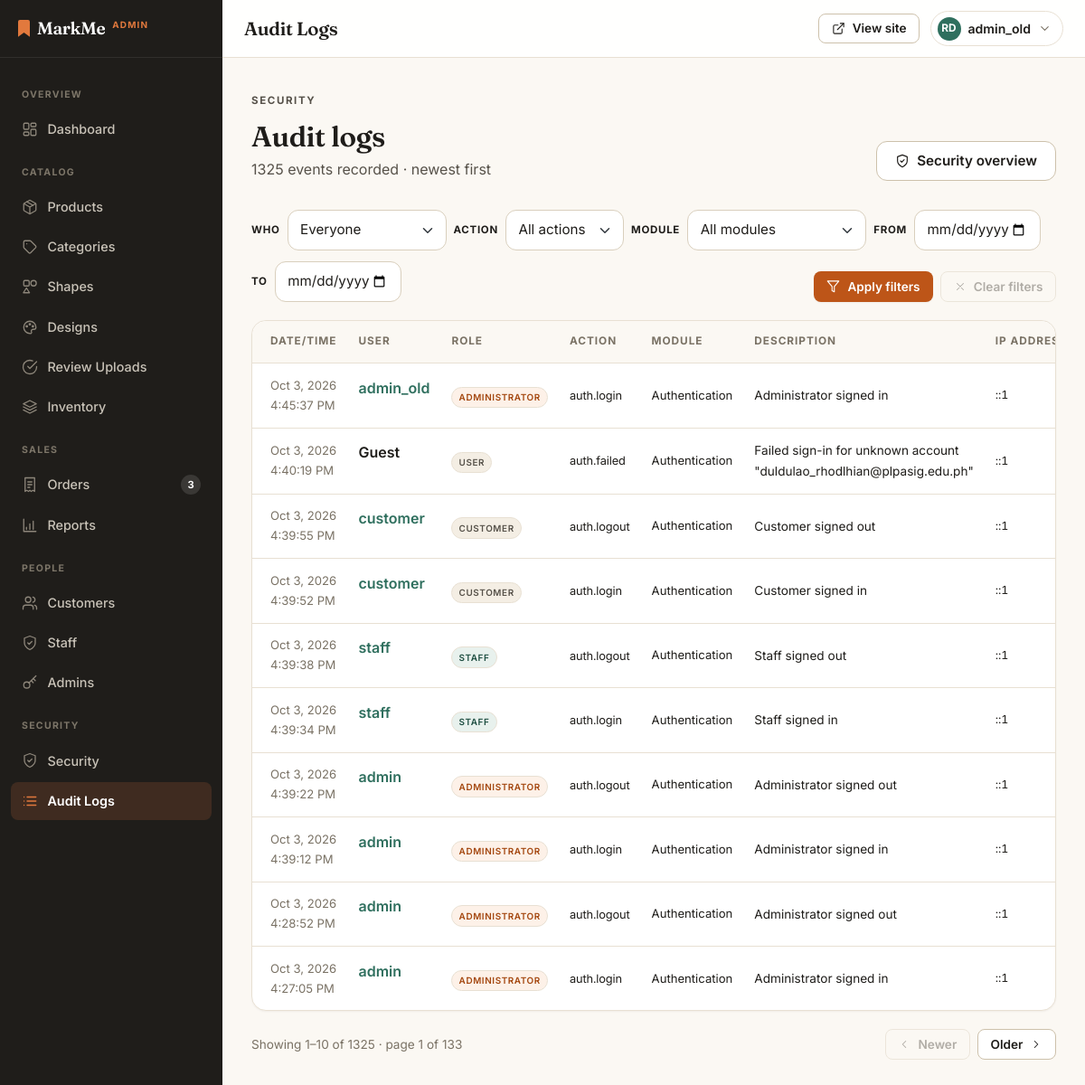
/admin/audit_logs.php (signed in), run on the app's committed database.
### tables this page shows
CREATE TABLE `activity_log` (
  `log_id` int(10) UNSIGNED NOT NULL,
  `user_id` int(10) UNSIGNED DEFAULT NULL,
  `actor_role` enum('customer','staff','admin','guest') NOT NULL DEFAULT 'guest',
  `actor_name` varchar(100) NOT NULL,
  `action` varchar(50) NOT NULL,
  `module` varchar(40) DEFAULT NULL,
  `entity_type` varchar(30) DEFAULT NULL,
  `entity_id` int(10) UNSIGNED DEFAULT NULL,
  `summary` varchar(255) NOT NULL,
  `ip_address` varchar(45) DEFAULT NULL,
  `user_agent` varchar(255) DEFAULT NULL,
  `created_at` timestamp NOT NULL DEFAULT current_timestamp()
);

### config/db.php (called while the page is built, shortened)
<?php
function db(): PDO
{
    static $pdo = null;
    if ($pdo === null) {
        $dsn = 'mysql:host=' . DB_HOST . ';dbname=' . DB_NAME . ';charset=' . DB_CHARSET;
        $pdo = new PDO($dsn, DB_USER, DB_PASS, [
            PDO::ATTR_ERRMODE => PDO::ERRMODE_EXCEPTION,
            PDO::ATTR_DEFAULT_FETCH_MODE => PDO::FETCH_ASSOC,
            PDO::ATTR_EMULATE_PREPARES => false,
        ]);
    }
    return $pdo;
}

### includes/functions.php (called while the page is built, shortened)
<?php
require_once __DIR__ . '/../config/db.php';
function e(?string $value): string
{
    return htmlspecialchars($value ?? '', ENT_QUOTES, 'UTF-8');
}
function role_label(?string $role = null): string
{
    $role = $role ?? ($_SESSION['user']['role'] ?? '');
    return ['admin' => 'Administrator', 'staff' => 'Staff', 'customer' => 'Customer'][$role] ?? 'User';
}
function activity_modules(): array
{
    return [
        'Authentication',
        'Account',
        'Order Management',
        'Product Management',
        'Inventory',
        'Category Management',
        'Customization Options',
        'Customer Management',
        'User Management',
        'Security',
        'General',
    ];
}

### admin/audit_logs.php (the view, shortened to what this page needs)
<?php
$fRole = '';
$fUserId = 0;
$who = $fRole !== '' ? 'role:' . $fRole : ($fUserId ? 'user:' . $fUserId : '');
$fModule = trim((string)($_GET['module'] ?? ''));
if (!in_array($fModule, activity_modules(), true)) {
    $fModule = '';
}
$allActions = db()->query('SELECT DISTINCT action FROM activity_log ORDER BY action')
    ->fetchAll(PDO::FETCH_COLUMN);
$verbs = [];
foreach ($allActions as $a) {
    $verb = str_contains($a, '.') ? substr($a, strpos($a, '.') + 1) : $a;
    $verbs[$verb][] = $a;
}
ksort($verbs);
$fAction = trim((string)($_GET['action'] ?? ''));
if (!isset($verbs[$fAction])) {
    $fAction = '';
}
$asDate = static function (string $value): string {
    $value = trim($value);
    if ($value === '') {
        return '';
    }
    $d = DateTime::createFromFormat('Y-m-d', $value);
    return ($d && $d->format('Y-m-d') === $value) ? $value : '';
};
$fFrom = $asDate((string)($_GET['from'] ?? ''));
$fTo = $asDate((string)($_GET['to'] ?? ''));
$where = [];
$params = [];
$sqlWhere = $where ? ' WHERE ' . implode(' AND ', $where) : '';
$perPage = 10;
$page = max(1, (int)($_GET['page'] ?? 1));
$countStmt = db()->prepare('SELECT COUNT(*) FROM activity_log' . $sqlWhere);
$countStmt->execute($params);
$total = (int)$countStmt->fetchColumn();
$pages = max(1, (int)ceil($total / $perPage));
$page = min($page, $pages);
$offset = ($page - 1) * $perPage;
$stmt = db()->prepare(
    'SELECT * FROM activity_log' . $sqlWhere
    . ' ORDER BY created_at DESC, log_id DESC LIMIT :lim OFFSET :off'
);
$stmt->bindValue('lim', $perPage, PDO::PARAM_INT);
$stmt->bindValue('off', $offset, PDO::PARAM_INT);
$stmt->execute();
$rows = $stmt->fetchAll();
$pageUrl = static function (int $n) use ($who, $fModule, $fAction, $fFrom, $fTo): string {
    $qs = array_filter([
        'who' => $who, 'module' => $fModule, 'action' => $fAction,
        'from' => $fFrom, 'to' => $fTo, 'page' => $n > 1 ? (string)$n : '',
    ], static fn($v) => $v !== '' && $v !== null);
    return BASE_URL . '/admin/audit_logs.php' . ($qs ? '?' . http_build_query($qs) : '');
};
$anyFilter = $who !== '' || $fModule !== '' || $fAction !== ''
    || $fFrom !== '' || $fTo !== '';
?>
<div class="page-head">
    <div>
        <p class="eyebrow eyebrow-muted">Security</p>
        <h2 style="margin-top:var(--s-2)">Audit logs</h2>
        <p><?= $total ?> <?= $total === 1 ? 'event' : 'events' ?>
            <?= $anyFilter ? 'match these filters' : 'recorded' ?> &middot; newest first</p>
    </div>
    <a href="<?= BASE_URL ?>/admin/security.php" class="btn btn-secondary">
        <?= icon('shield', 16) ?> Security overview
    </a>
</div>
<form method="get" class="audit-filters" style="border-bottom:0;padding-bottom:0;margin-bottom:var(--s-5)">
    <div class="af-field">
        <label class="form-label" for="alWho">Who</label>
        <select id="alWho" name="who" class="form-select form-select-sm">
            <option value="">Everyone</option>
        </select>
    </div>
    <div class="af-field">
        <label class="form-label" for="alAction">Action</label>
        <select id="alAction" name="action" class="form-select form-select-sm">
            <option value="">All actions</option>
        </select>
    </div>
    <div class="af-field">
        <label class="form-label" for="alModule">Module</label>
        <select id="alModule" name="module" class="form-select form-select-sm">
            <option value="">All modules</option>
        </select>
    </div>
    <div class="af-field">
        <label class="form-label" for="alFrom">From</label>
        <input type="date" id="alFrom" name="from" class="form-control form-control-sm"
               value="<?= e($fFrom) ?>" max="<?= e(date('Y-m-d')) ?>">
    </div>
    <div class="af-field">
        <label class="form-label" for="alTo">To</label>
        <input type="date" id="alTo" name="to" class="form-control form-control-sm"
               value="<?= e($fTo) ?>" max="<?= e(date('Y-m-d')) ?>">
    </div>
    <div class="af-actions">
        <button type="submit" class="btn btn-primary btn-sm">
            <?= icon('filter', 15) ?> Apply filters
        </button>
        <a href="<?= BASE_URL ?>/admin/audit_logs.php"
           class="btn btn-secondary btn-sm <?= $anyFilter ? '' : 'disabled' ?>"
           <?= $anyFilter ? '' : 'aria-disabled="true" tabindex="-1"' ?>>
            <?= icon('close', 14) ?> Clear filters
        </a>
    </div>
</form>
<div class="data-card">
    <div class="table-responsive">
        <table class="table table-hover">
            <thead>
                <tr>
                    <th scope="col">Date/Time</th>
                    <th scope="col">User</th>
                    <th scope="col">Role</th>
                    <th scope="col">Action</th>
                    <th scope="col">Module</th>
                    <th scope="col">Description</th>
                    <th scope="col">IP address</th>
                </tr>
            </thead>
            <tbody>
                <?php foreach ($rows as $row): ?>
                    <tr>
                        <td class="text-muted" style="font-size:.82rem;white-space:nowrap">
                            <?= e(date('M j, Y', strtotime((string)$row['created_at']))) ?><br>
                            <?= e(date('g:i:s A', strtotime((string)$row['created_at']))) ?>
                        </td>
                        <th scope="row" style="font-weight:600">
                            <?php if ($row['user_id']): ?>
                                <a href="<?= BASE_URL ?>/admin/user_view.php?id=<?= (int)$row['user_id'] ?>">
                                    <?= e($row['actor_name']) ?>
                                </a>
                            <?php else: ?>
                                <?= e($row['actor_name']) ?>
                            <?php endif; ?>
                        </th>
                        <td>
                            <span class="badge badge-role r-<?= e($row['actor_role']) ?>">
                                <?= e(role_label($row['actor_role'])) ?>
                            </span>
                        </td>
                        <td class="mono-num" style="font-size:.8rem"><?= e($row['action']) ?></td>
                        <td style="font-size:.82rem"><?= e((string)($row['module'] ?? '—')) ?></td>
                        <td style="font-size:.85rem"><?= e($row['summary']) ?></td>
                        <td class="mono-num" style="font-size:.78rem"><?= e((string)($row['ip_address'] ?? '—')) ?></td>
                    </tr>
                <?php endforeach; ?>
            </tbody>
        </table>
    </div>
</div>
<?php if ($pages > 1): ?>
    <nav class="d-flex align-items-center justify-content-between" style="margin-top:var(--s-5)"
         aria-label="Audit log pages">
        <span class="text-muted" style="font-size:.85rem">
            Showing <?= $total ? $offset + 1 : 0 ?>&ndash;<?= min($offset + $perPage, $total) ?>
            of <?= $total ?> &middot; page <?= $page ?> of <?= $pages ?>
        </span>
        <div class="d-flex gap-2">
            <a class="btn btn-secondary btn-sm <?= $page <= 1 ? 'disabled' : '' ?>"
               href="<?= e($pageUrl(max(1, $page - 1))) ?>"
               <?= $page <= 1 ? 'aria-disabled="true" tabindex="-1"' : '' ?>>
                <?= icon('chevron-left', 14) ?> Newer
            </a>
            <a class="btn btn-secondary btn-sm <?= $page >= $pages ? 'disabled' : '' ?>"
               href="<?= e($pageUrl(min($pages, $page + 1))) ?>"
               <?= $page >= $pages ? 'aria-disabled="true" tabindex="-1"' : '' ?>>
                Older <?= icon('chevron-right', 14) ?>
            </a>
        </div>
    </nav>
<?php endif; ?>
<?php require __DIR__ . '/../includes/backoffice/shell_footer.php'; ?>

### assets/css/variables.css (style rules this page uses)
:root { --cream: #fbf8f3; --cream-2: #f4eee4; --surface: #ffffff; --ink: #1f1d1a; --ink-2: #57524a; --ink-3: #7a7265; --accent: #e2793d; --accent-600: #bd5518; --accent-700: #a4470f; --accent-050: #fdf1e8; --green: #2f6f5e; --green-700: #1f4f42; --green-050: #e8f1ed; --gold: #d9a441; --ink-surface: var(--ink); --on-ink: #ffffff; --bar-bg: rgba(255, 255, 255, 0.92); --chip-bg: rgba(255, 255, 255, 0.94); --accent-text: var(--accent-700); --green-text: var(--green-700); --green-ink: var(--green); --border: #e8e0d3; --border-2: #d9cfbd; --row-hover: #fbf8f3; --hover-surface: #f4eee4; --btn-outline-border: #cdc1ab; --accent-border: #f0d9c6; --green-border: #cfe3da; --danger-border: #f0d3c5; --danger: #a1401a; --danger-050: #fbeae2; --warn: #8a6410; --warn-050: #fbf2dd; --shadow-xs: 0 1px 2px rgba(31, 29, 26, 0.05); --shadow-sm: 0 2px 6px rgba(31, 29, 26, 0.06); --shadow-md: 0 8px 20px rgba(31, 29, 26, 0.08); --shadow-lg: 0 18px 44px rgba(31, 29, 26, 0.12); --r-sm: 8px; --r-md: 12px; --r-lg: 16px; --r-xl: 24px; --r-pill: 999px; --art-bg: #ffffff; --s-1: 0.25rem; --s-2: 0.5rem; --s-3: 0.75rem; --s-4: 1rem; --s-5: 1.25rem; --s-6: 1.5rem; --s-8: 2rem; --s-10: 2.5rem; --s-12: 3rem; --s-16: 4rem; --section-y: clamp(3.25rem, 5.5vw, 5rem); --container: 1240px; --header-h: 68px; --font-display: "Fraunces", Georgia, "Times New Roman", serif; --font-body: "Inter", -apple-system, BlinkMacSystemFont, "Segoe UI", Roboto, sans-serif; --ease: cubic-bezier(0.2, 0.7, 0.3, 1); --ease-entrance: cubic-bezier(0.16, 1, 0.3, 1); --t-fast: 0.15s var(--ease); --t-base: 0.22s var(--ease); --bs-body-font-family: var(--font-body); --bs-body-color: var(--ink); --bs-border-color: var(--border); --bs-link-color: var(--green); --bs-link-hover-color: var(--green-700); --bs-border-radius: var(--r-md); }

### assets/css/base.css (style rules this page uses)
*, *::before, *::after { box-sizing: border-box; }
html { scroll-behavior: smooth; -webkit-text-size-adjust: 100%; }
body { display: flex; flex-direction: column; min-height: 100vh; margin: 0; background: var(--cream); color: var(--ink); font-family: var(--font-body); font-size: 1rem; line-height: 1.65; -webkit-font-smoothing: antialiased; }
h1, h2, h3, h4, h5, h6, .display-serif, .brand-mark { font-family: var(--font-display); font-weight: 600; color: var(--ink); line-height: 1.18; letter-spacing: -0.015em; margin: 0; }
h2, .h2 { font-size: clamp(1.6rem, 2.6vw, 2.1rem); }
p { margin: 0 0 var(--s-4); }
p:last-child { margin-bottom: 0; }
a { color: var(--green-ink); text-decoration: none; transition: color var(--t-fast); }
.eyebrow { display: inline-block; font-family: var(--font-body); font-size: 0.72rem; font-weight: 700; letter-spacing: 0.14em; text-transform: uppercase; color: var(--accent-text); margin: 0; }
.eyebrow-muted { color: var(--ink-3); }
.text-muted, .text-body-secondary { color: var(--ink-3) !important; }
.mono-num { font-variant-numeric: tabular-nums; letter-spacing: -0.01em; }
.page-head { display: flex; flex-wrap: wrap; align-items: flex-end; justify-content: space-between; gap: var(--s-4); margin-bottom: var(--s-8); }
.page-head .eyebrow { margin-bottom: var(--s-1); }
.page-head p { color: var(--ink-2); margin: var(--s-1) 0 0; }

### assets/css/responsive.css (style rules this page uses)
[id] { scroll-margin-top: calc(var(--header-h) + 16px); }

### assets/css/overrides.css (style rules this page uses)
.data-card .table-responsive { border-radius: inherit; }
.btn-secondary, .btn-outline-primary, .btn-outline-secondary, .btn-outline-dark { --bs-btn-border-color: var(--btn-outline-border); border-color: var(--btn-outline-border); background: var(--surface); }
.table-responsive { position: relative; max-width: 100%; }

### data on the page
activity_log: created_at "Oct 3, 2026", created_at "4:45:37 PM", actor_name "admin_old", actor_role "ADMINISTRATOR", action "auth.login", module "Authentication", summary "Administrator signed in", ip_address "::1"
activity_log: created_at "Oct 3, 2026", created_at "4:40:19 PM", actor_name "Guest", actor_role "USER", action "auth.failed", module "Authentication", summary "Failed sign-in for unknown account \"duldulao_rhodlhian@plpasig.edu.ph\"", ip_address "::1"
activity_log: created_at "Oct 3, 2026", created_at "4:39:55 PM", actor_name "customer", actor_role "CUSTOMER", action "auth.logout", module "Authentication", summary "Customer signed out", ip_address "::1"
activity_log: created_at "Oct 3, 2026", created_at "4:39:52 PM", actor_name "customer", actor_role "CUSTOMER", action "auth.login", module "Authentication", summary "Customer signed in", ip_address "::1"
activity_log: created_at "Oct 3, 2026", created_at "4:39:38 PM", actor_name "staff", actor_role "STAFF", action "auth.logout", module "Authentication", summary "Staff signed out", ip_address "::1"
activity_log: created_at "Oct 3, 2026", created_at "4:39:34 PM", actor_name "staff", actor_role "STAFF", action "auth.login", module "Authentication", summary "Staff signed in", ip_address "::1"
activity_log: created_at "Oct 3, 2026", created_at "4:39:22 PM", actor_name "admin", actor_role "ADMINISTRATOR", action "auth.logout", module "Authentication", summary "Administrator signed out", ip_address "::1"
activity_log: created_at "Oct 3, 2026", created_at "4:39:12 PM", actor_name "admin", actor_role "ADMINISTRATOR", action "auth.login", module "Authentication", summary "Administrator signed in", ip_address "::1"
activity_log: created_at "Oct 3, 2026", created_at "4:28:52 PM", actor_name "admin", actor_role "ADMINISTRATOR", action "auth.logout", module "Authentication", summary "Administrator signed out", ip_address "::1"
activity_log: created_at "Oct 3, 2026", created_at "4:27:05 PM", actor_name "admin", actor_role "ADMINISTRATOR", action "auth.login", module "Authentication", summary "Administrator signed in", ip_address "::1"

### other printed values
is_admin() ? 'Admin' : 'Staff' "ADMIN"
$label "OVERVIEW"
$text "Dashboard"
$label "CATALOG"
$text "Products"
$text "Categories"
$text "Shapes"
$text "Designs"
$text "Review Uploads"
$text "Inventory"
$label "SALES"
$text "Orders"
$badge "3"
$text "Reports"
$label "PEOPLE"
